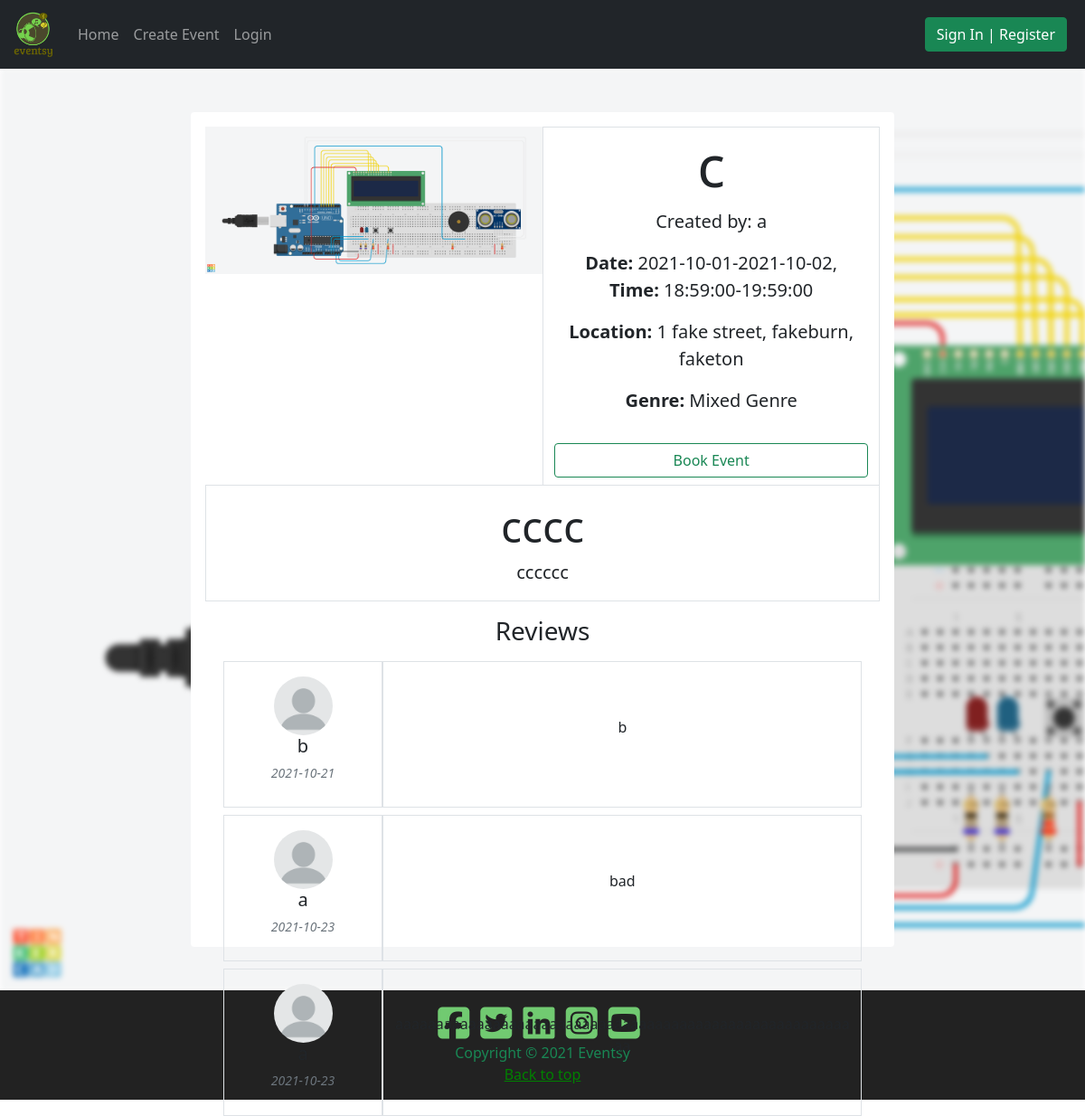
The page /events/3 on the database its author committed.
### Website/models.py (models this page shows, shortened)
class Event(db.Model):
    __tablename__ = 'events'
    id = db.Column(db.Integer, primary_key=True)
    title = db.Column(db.String(80), nullable=False)
    startdate = db.Column(db.Date, nullable=False)
    enddate = db.Column(db.Date, nullable=False)
    status = db.Column(db.String(30), nullable=False)
    starttime = db.Column(db.Time, nullable=False)
    endtime = db.Column(db.Time, nullable=False)
    address = db.Column(db.String, nullable=False)
    city = db.Column(db.String(80))
    suburb = db.Column(db.String(80))
    maxguests = db.Column(db.Integer, nullable=False)
    image = db.Column(db.String(400))
    type = db.Column(db.String(80))
    description = db.Column(db.String(200))
    description_header = db.Column(db.String(100))
    artist = db.Column(db.String(80), nullable=False)
    comments = db.relationship('Comment', backref='events')
    user = db.Column(db.Integer, db.ForeignKey('users.id'))
    name = db.relationship('User', backref='events')

class Comment(db.Model):
    __tablename__ = 'comments'
    id = db.Column(db.Integer, primary_key=True)
    text = db.Column(db.String(400))
    created_at = db.Column(db.Date, default=datetime.now())
    user = db.Column(db.Integer, db.ForeignKey('users.name'))
    event_id = db.Column(db.Integer, db.ForeignKey('events.id'))

### Website/event.py (the view)
@bp.route('/<id>', methods=["GET", "POST"])
def show(id):
    cform = CommentForm()
    event = Event.query.filter_by(id=id).first()
    event_user = User.query.filter_by(id=event.user).first()
    event_owner = event_user.name
    event_comments = event.comments
    return render_template('event/show.html', event=event, form=cform, event_owner=event_owner, comment_no=5)

### Website/templates/event/show.html (shortened to what this page needs)
{% extends "base.html" %}
{% import "bootstrap/wtf.html" as wtf %}
{% block content %}
<div id="parent_div">
    <div class="d-flex justify-content-center mx-3 noscroll">
        <div class="bg-white col-10 col-xl-8 rounded-2 p-3 my-5">
            <div class="container mx-auto">
                <div class="events_row row d-flex justify-content-center border-bottom">
                    <div class="col-12 col-lg-6 mx-0 px-0">
                        <img class="event_img" src="../{{event.image}}">
                    </div>
                    <div
                        class="col-lg-6 d-flex flex-column justify-content-center text-center bg-white border-start border-end border-top">
                        <div class="row pt-1">
                            <div class="col-12">
                                <h3 class="display-3">{{event.title}}</h3>
                                <p class="lead"><b>Created by:</b> {{event_owner}}</p>
                            </div>
                        </div>
                        <blockquote class="blockquote">
                            <div class="col-12">
                                <p><b>Date: </b>{{event.startdate}}-{{event.enddate}},<br><b>Time:</b>
                                    {{event.starttime}}-{{event.endtime}}</p>
                            </div>
                            <div class="col-12">
                                <p><b>Location: </b>{{event.address}}, {{event.suburb}}, {{event.city}}</p>
                            </div>
                            <div class="col-12">
                                <p><b>Genre: </b>{{event.type}}</p>
                            </div>
                        </blockquote>
                        <div class="d-grid col-12">
                            <button class="btn btn-outline-success mb-2" type="button" data-bs-toggle="modal"
                                data-bs-target="#bookmodal">Book Event</button>
                        </div>
                    </div>
                </div>
                <div
                    class="row pt-3 d-flex justify-content-center text-center bg-white border-bottom border-end border-start">
                    <div class="col-lg-12 px-3">
                        <div class="row text-center">
                            <div class="col align-self-center">
                                <h6 class="display-5">{{event.description_header}}</h6>
                                <p class="lead">{{event.description}}</p>
                            </div>
                        </div>
                    </div>
                </div>
                    <div class="col text-center mb-3">
                        <h3>Reviews</h3>
                    </div>
                    {% for comment in event.comments %}
                    <div class="comment_loop">
                        <div class="row m-2">
                            <div class="col-xl-3 p-3 ml-2 border text-center">
                                <img src="../../static/images/profile.png" alt="Image not found"
                                    class="rounded-circle prof_pic" />
                                <div class="row mb-1">
                                    <div>
                                        <p class="h5">{{comment.user}}</p>
                                        <h6><small class="form-text text-muted"><i>{{comment.created_at}}
                                                </i></small></h6>
                                    </div>
                                </div>
                            </div>
                            <div class="col-xl-9 border p-1 d-flex flex-column justify-content-center">
                                <p class="text-center mx-2 word-break">{{comment.text}}</p>
                            </div>
                        </div>
                        {% endfor %}
                    </div>
                </div>
            </div>
        </div>
    </div>
</div>
</div>
</html>
{% endblock %}

### Website/templates/base.html (shortened to what this page needs)
<!doctype html>
<html lang="en">
<head>
  <link rel="stylesheet" type="text/css" href="../../static/custom.css">
  <link href="https://cdn.jsdelivr.net/npm/bootstrap@5.1.1/dist/css/bootstrap.min.css" rel="stylesheet"
>
</head>
<header>
  <nav class="navbar navbar-expand-lg navbar-dark bg-dark">
    <div class="container-fluid">
      <a class="navbar-brand" href="{{url_for('main.index')}}">
        <img class="logo" src="../../static/images/logo4.jpg">
      </a>
      <div class="collapse navbar-collapse" id="navbarSupportedContent">
        <ul class="navbar-nav me-auto mb-2 mb-lg-0">
          <li class="nav-item">
            <a class="nav-link" aria-current="page" href="{{url_for('main.index')}}">Home</a>
          </li>
          <li>
            {% if not current_user.is_authenticated %}
            <a class="nav-link" href="{{url_for('auth.login')}}">Create Event</a>
            {% else %}
            <a class="nav-link" href="{{url_for('event.create')}}">Create Event</a>
            {% endif %}
          </li>
          {% if current_user.is_authenticated %}
          <li class="nav-item dropdown">
            <a class="nav-link dropdown-toggle" href="#" id="navbarDropdown" role="button" data-bs-toggle="dropdown"
              aria-expanded="false">
              Account
            </a>
            <ul class="dropdown-menu" aria-labelledby="navbarDropdown">
              <li><a class="dropdown-item" href="{{url_for('event.myevents')}}">My Events</a></li>
              <li><a class="dropdown-item" href="#">Booked Events</a></li>
              <li>
                <hr class="dropdown-divider">
              </li>
              <li><a class="dropdown-item" href="#">Account Details</a></li>
              <li>
                {% if current_user.is_authenticated %}
                <a class="dropdown-item" href={{url_for('auth.logout')}}>Log out</a>
                {% else %}
                <a class="dropdown-item" href={{url_for('auth.login')}}>Login</a>
                {% endif %}
              </li>
            </ul>
          </li>
          {% else %}
          <li>
            <a class="nav-link" href={{url_for('auth.login')}}>Login</a>
          </li>
          {% endif %}
        </ul>
        {% if current_user.is_authenticated %}
        <div class="d-grid gap-2 d-md-flex justify-content-md-end">
          <button class="btn btn-success me-md-2" onclick="window.location.href='/logout'" type="button">Logout</button>
        </div>
        {% else %}
        <div class="d-grid gap-2 d-md-flex justify-content-md-end">
          <button class="btn btn-success me-md-2" onclick="window.location.href='/login'" type="button">Sign In |
            Register</button>
        </div>
        {% endif %}
      </div>
    </div>
  </nav>
</header>
<main>
  <body>
    {% block content %}
    {% endblock %}
  </body>
<footer>
  <div class="d-flex flex-column text-center">
    <div class="col footicons align-content-center mt-3">
      <a class="me-2" href="https://www.facebook.com/" target="_blank"><i class="fab fa-facebook-square"></i></a>
      <a class="me-2" href="https://twitter.com/joerogan" target="_blank"><i class="fab fa-twitter-square"></i></a>
      <a class="me-2" href="https://www.linkedin.com/feed/" target="_blank"><i class="fab fa-linkedin"></i></a>
      <a class="me-2" href="https://www.instagram.com" target="_blank"><i class="fab fa-instagram-square"></i></a>
      <a class="me-2" href="https://www.youtube.com" target="_blank"><i class="fab fa-youtube-square"></i></a>
    </div>
    <div class="col">
      <p class="text-success mb-0">Copyright © 2021 Eventsy</p>
      <p><a href="#" style="color: green;">Back to top</a></p>
    </div>
  </div>
</footer>
</html>

### Website/static/custom.css (style rules this page uses)
.logo { height: 50px; width: 50px; }
.events_row { border-top-left-radius: 15px; }
.event_img { width: 100%; object-fit: fill; object-position: top; max-height: 500px; }
.prof_pic { width:65px; }
.comment_loop { max-height: 300px; }
footer { background:#222; }
.footicons i { color:rgb(113, 202, 113); font-size: 40px; }
.word-break { word-wrap: break-word; }
#parent_div { position: relative; }

### rows shown on the page
Event: image (picture), title "c", startdate "2021-10-01", enddate "2021-10-02", starttime "18:59:00", endtime "19:59:00", address "1 fake street", suburb "fakeburn", city "faketon", type "Mixed Genre", description_header "cccc", description "cccccc"
Comment: user "b", created_at "2021-10-21", text "b"
Comment: user "a", created_at "2021-10-23", text "bad"
Comment: created_at "2021-10-23", text "aaaaaaaaaaaaaaaaaaaaaaaaaaaaaaaaaaaaaaaaaaaaaaaaaaaaaaaaaa"

### other values the page prints
{{ event_owner }} "a"
